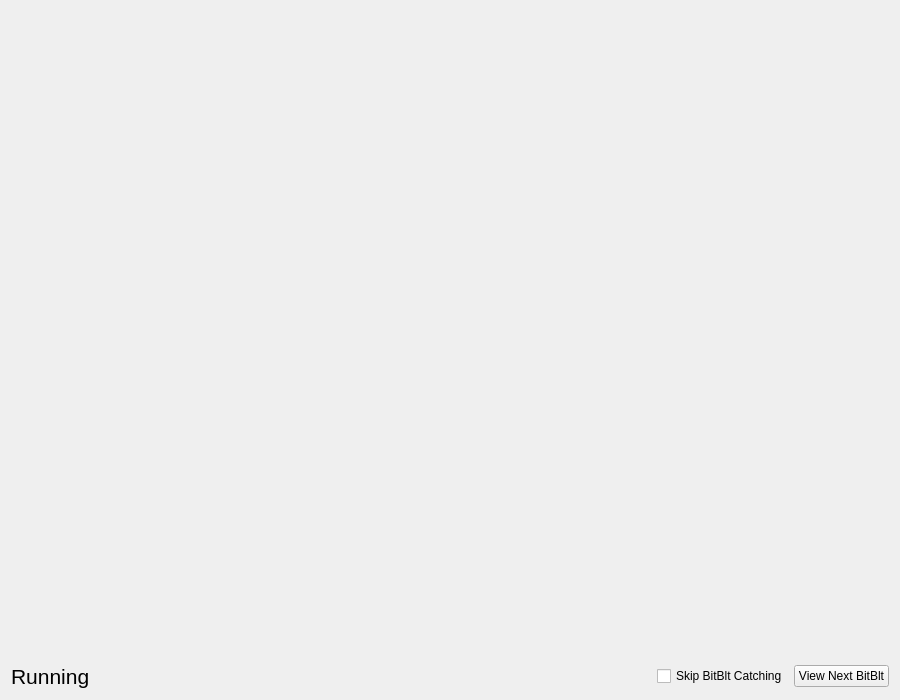
<?xml version="1.0" encoding="UTF-8"?>
<ui version="4.0">
 <class>AsyncDebugger</class>
 <widget class="QWidget" name="AsyncDebugger">
  <property name="geometry">
   <rect>
    <x>0</x>
    <y>0</y>
    <width>900</width>
    <height>700</height>
   </rect>
  </property>
  <property name="minimumSize">
   <size>
    <width>900</width>
    <height>700</height>
   </size>
  </property>
  <property name="windowTitle">
   <string>Form</string>
  </property>
  <layout class="QGridLayout" name="gridLayout">
   <item row="0" column="1">
    <spacer name="verticalSpacer">
     <property name="orientation">
      <enum>Qt::Vertical</enum>
     </property>
     <property name="sizeHint" stdset="0">
      <size>
       <width>20</width>
       <height>40</height>
      </size>
     </property>
    </spacer>
   </item>
   <item row="1" column="4">
    <widget class="QPushButton" name="bntNextBitBlt">
     <property name="text">
      <string>View Next BitBlt</string>
     </property>
    </widget>
   </item>
   <item row="1" column="1">
    <spacer name="spTools">
     <property name="orientation">
      <enum>Qt::Horizontal</enum>
     </property>
     <property name="sizeHint" stdset="0">
      <size>
       <width>40</width>
       <height>20</height>
      </size>
     </property>
    </spacer>
   </item>
   <item row="1" column="3">
    <widget class="QCheckBox" name="chkBitBlt">
     <property name="text">
      <string>Skip BitBlt Catching</string>
     </property>
    </widget>
   </item>
   <item row="1" column="0">
    <widget class="QLabel" name="labelRun">
     <property name="font">
      <font>
       <pointsize>16</pointsize>
      </font>
     </property>
     <property name="text">
      <string>Running</string>
     </property>
    </widget>
   </item>
  </layout>
 </widget>
 <resources/>
 <connections/>
</ui>
